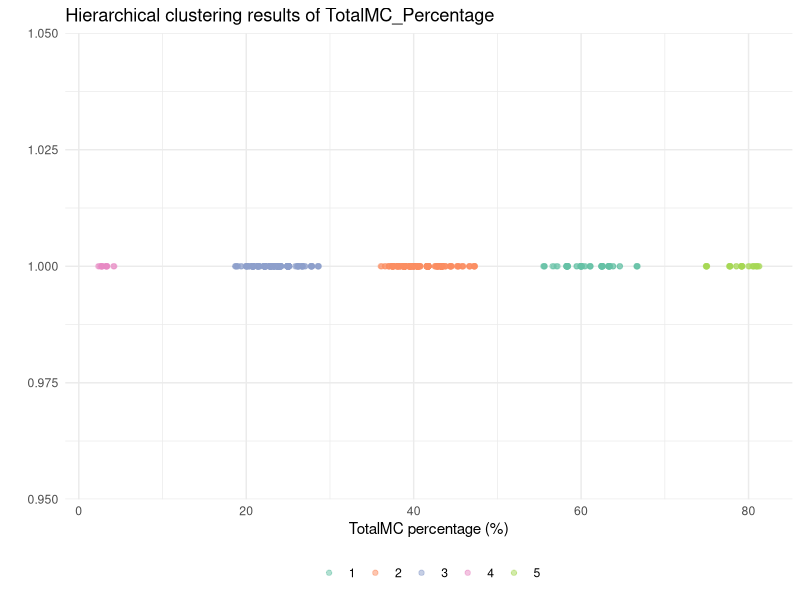

Recreate this plot in R. (Note: this script raises an error after producing the figure.)
# Load the required libraries for data visualization, manipulation, and reading
library(dplyr)
library(readr)
library(ggplot2)
library(cluster)
library(xtable)

# Load the data from a CSV file into the 'data' dataframe
data <- read_csv("CollaborationMetric_Paradigms_Raw.csv")

# Convert 'TotalMC' from a raw score to a percentage for better visualization
data <- data %>%
  mutate(TotalMC_Percentage = as.numeric(TotalMC) * 100)

# Prepare data for hierarchical clustering
mc_percentage_matrix <- as.matrix(data$TotalMC_Percentage)

# Perform hierarchical clustering using the Ward's method
hclust_result <- hclust(dist(mc_percentage_matrix), method = "ward.D2")

# Cut the dendrogram to obtain a specific number of clusters
clusters <- cutree(hclust_result, h = 50, k = 5)

# Add cluster assignments back to the original data
data$Cluster <- as.factor(clusters)

# Calculate silhouette scores to evaluate clustering quality
silhouette_result <- silhouette(clusters, dist(mc_percentage_matrix))

# Convert silhouette results to a data frame for easier manipulation
silhouette_df <- as.data.frame(silhouette_result)
names(silhouette_df) <- c("Cluster", "Neighbor Cluster", "Silhouette Width")

# Calculate the average silhouette width for each cluster
avg_sil_width_per_cluster <- silhouette_df %>%
  group_by(Cluster) %>%
  summarise(Average_Silhouette_Width = mean(`Silhouette Width`))

# Create an xtable from the average silhouette widths by cluster
avg_silhouette_table <- xtable(avg_sil_width_per_cluster)

# First, save the scatter plot of clustering results to a PDF file
pdf("Clustering_Results.pdf", width = 11, height = 8.5)

# Visualize the data with cluster assignments and save the plot
ggplot(data, aes(x = TotalMC_Percentage, y = 1, color = Cluster)) +
  geom_jitter(width = 0.1, height = 0, alpha = 0.5) +
  theme_minimal() +
  labs(title = "Hierarchical clustering results of TotalMC_Percentage",
       x = "TotalMC percentage (%)",
       y = "") +
  scale_color_brewer(palette = "Set2") +
  theme(legend.position = "bottom", legend.title = element_blank(),
        panel.background = element_rect(fill = "white", colour = "white"),
        plot.background = element_rect(fill = "white", colour = "white")) -> cluster_plot

print(cluster_plot)
dev.off()

# Second, save the table of average silhouette widths to another PDF file
pdf("Silhouette_Averages_Table.pdf", width = 11, height = 8.5)
grid.table(avg_silhouette_table)
dev.off()